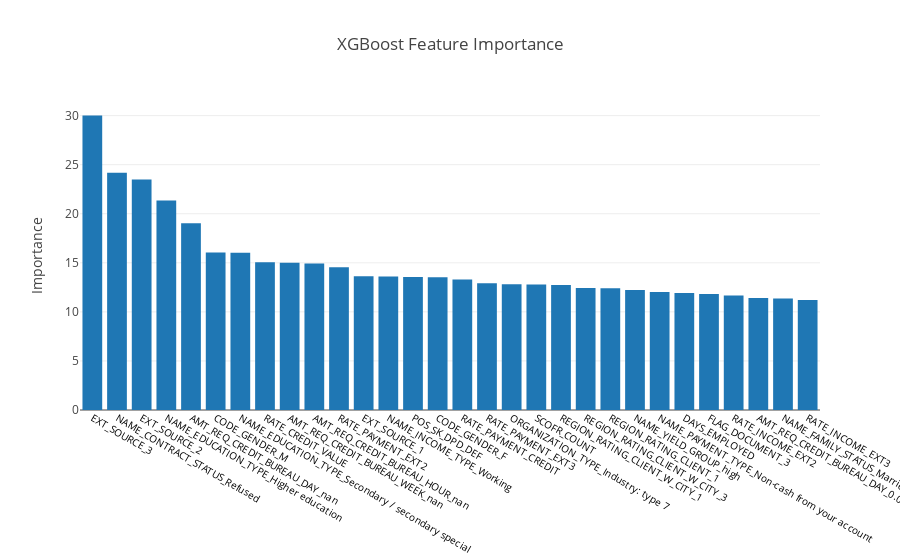

Source (notebook cell):
### Code cell
featimpdict = model._Booster.get_score(importance_type='gain')

xgb_featlabels=[]
xgb_featimps = []

for key, val in reversed(sorted(featimpdict.items(), key=operator.itemgetter(1))):
    xgb_featlabels.append(key)
    xgb_featimps.append(val)

def plotly_feat_imp(labels, featimps, name):

    trace1 = Bar(
        x=labels[:30],
        y=featimps[:30],
        name=name,
    )

    zlayout = Layout(
        title='%s Feature Importance' % (name),        
        xaxis = dict(title = "", 
                     tickangle=30,
                     tickfont=dict(
                         size=10,
                         color='black'
                     )),
        yaxis = dict(title = "Importance", 
                    ),
        
        margin=layout.Margin(
            b=150,
        ),    
        barmode='group',
    )

    data = [trace1]
    
    fig = Figure(data=data, layout=zlayout)
    iplot(fig)

plotly_feat_imp(xgb_featlabels, xgb_featimps, "XGBoost")

### Figure 1 — Plotly figure (JSON) as saved in the notebook; plotly's stock layout.template omitted (floating-point values rounded to 4 significant figures)
{"data": [{"name": "XGBoost", "type": "bar", "uid": "006f72be-dcc0-11e8-8be2-19363ecbadeb", "x": ["EXT_SOURCE_3", "NAME_CONTRACT_STATUS_Refused", "EXT_SOURCE_2", "NAME_EDUCATION_TYPE_Higher education", "AMT_REQ_CREDIT_BUREAU_DAY_nan", "CODE_GENDER_M", "NAME_EDUCATION_TYPE_Secondary / secondary special", "RATE_CREDIT_VALUE", "AMT_REQ_CREDIT_BUREAU_WEEK_nan", "AMT_REQ_CREDIT_BUREAU_HOUR_nan", "RATE_PAYMENT_EXT2", "EXT_SOURCE_1", "NAME_INCOME_TYPE_Working", "POS_SK_DPD_DEF", "CODE_GENDER_F", "RATE_PAYMENT_CREDIT", "RATE_PAYMENT_EXT3", "ORGANIZATION_TYPE_Industry: type 7", "SCOFR_COUNT", "REGION_RATING_CLIENT_W_CITY_1", "REGION_RATING_CLIENT_W_CITY_3", "REGION_RATING_CLIENT_1", "NAME_YIELD_GROUP_high", "NAME_PAYMENT_TYPE_Non-cash from your account", "DAYS_EMPLOYED", "FLAG_DOCUMENT_3", "RATE_INCOME_EXT2", "AMT_REQ_CREDIT_BUREAU_DAY_0.0", "NAME_FAMILY_STATUS_Married", "RATE_INCOME_EXT3"], "y": [30.01, 24.16, 23.48, 21.35, 19.04, 16.04, 16.02, 15.06, 15.01, 14.94, 14.55, 13.63, 13.6, 13.54, 13.53, 13.29, 12.91, 12.81, 12.78, 12.73, 12.43, 12.41, 12.22, 12.03, 11.92, 11.82, 11.66, 11.41, 11.36, 11.21]}], "layout": {"barmode": "group", "margin": {"b": 150}, "title": "XGBoost Feature Importance", "xaxis": {"tickangle": 30, "tickfont": {"color": "black", "size": 10}, "title": ""}, "yaxis": {"title": "Importance"}}}
